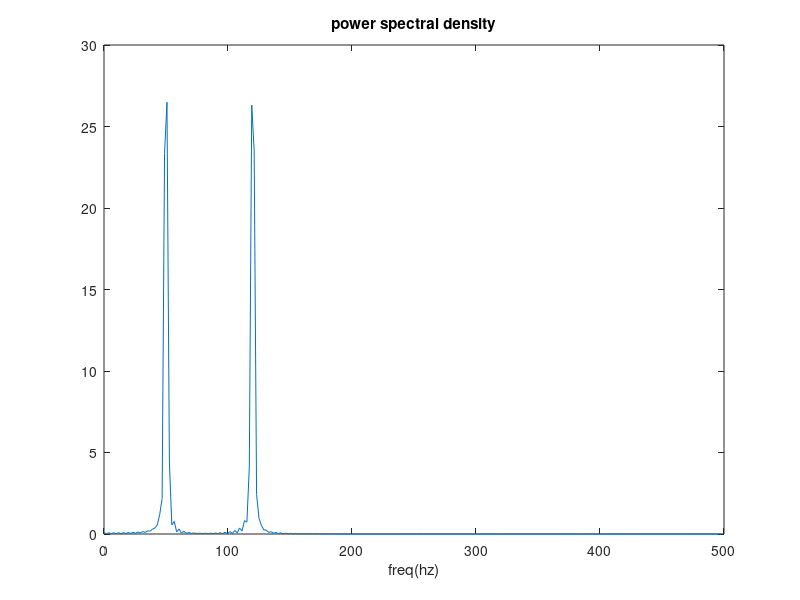

Recreate this plot in MATLAB.
t=0:0.001:0.25;
x=sin(2*pi*50*t)+sin(2*pi*120*t);%sinal of 2 freq
plot(x)
y=x+2*randn(size(t));
plot(y(1:50))% noisy
title('noise t domain signal');
Y=fft(x,512);%compute dft of noisy
Pyy=Y.*conj(Y)/512%
f=1000/512*(0:255);
plot(f,Pyy(1:256))
title('power spectral density');
xlabel('freq(hz)');
